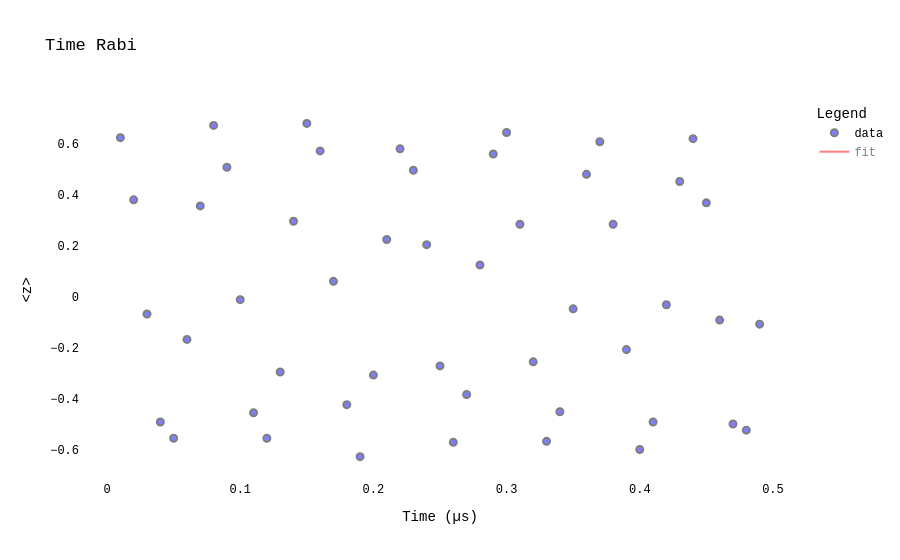

Notebook code cell kept with this figure:
### Markdown cell above
## Rabi — initial amplitude calibration

LeeQ's built-in Rabi experiment sweeps a square probe and uses the configured Blackman envelope area to update the drive amplitude. Inspect the fit before proceeding to Ramsey and ping-pong. After improving the X pulse, rerun readout calibration if the initial state clusters were poorly separated.

### Code cell
rabi = NormalisedRabi(dut_qubit=dut, step=0.01, stop=0.5, amp=c1['X'].amp, update=True)

### Figure 1 — Plotly figure (JSON) as saved in the notebook; plotly's stock layout.template omitted (floating-point values rounded to 4 significant figures; data arrays with more than 128 entries replaced by an {"elided": "..."} marker saying what was removed)
{"data": [{"marker": {"color": "Blue", "line": {"color": "Black", "width": 2}, "opacity": 0.5, "size": 7}, "mode": "markers", "name": "data", "type": "scatter", "x": [0.01, 0.02, 0.03, 0.04, 0.05, 0.06, 0.07, 0.08, 0.09, 0.1, 0.11, 0.12, 0.13, 0.14, 0.15, 0.16, 0.17, 0.18, 0.19, 0.2, 0.21, 0.22, 0.23, 0.24, 0.25, 0.26, 0.27, 0.28, 0.29, 0.3, 0.31, 0.32, 0.33, 0.34, 0.35, 0.36, 0.37, 0.38, 0.39, 0.4, 0.41, 0.42, 0.43, 0.44, 0.45, 0.46, 0.47, 0.48, 0.49], "y": [0.624, 0.38, -0.068, -0.492, -0.556, -0.168, 0.356, 0.672, 0.508, -0.012, -0.456, -0.556, -0.296, 0.296, 0.68, 0.572, 0.06, -0.424, -0.628, -0.308, 0.224, 0.58, 0.496, 0.204, -0.272, -0.572, -0.384, 0.124, 0.56, 0.644, 0.284, -0.256, -0.568, -0.452, -0.048, 0.48, 0.608, 0.284, -0.208, -0.6, -0.492, -0.032, 0.452, 0.62, 0.368, -0.092, -0.5, -0.524, -0.108]}, {"line": {"color": "Red"}, "mode": "lines", "name": "fit", "type": "scatter", "visible": "legendonly", "x": {"elided": "245 float values"}, "y": {"elided": "245 float values"}}], "layout": {"font": {"color": "Black", "family": "Courier New, monospace", "size": 12}, "legend": {"title": {"text": "Legend"}}, "plot_bgcolor": "white", "title": {"text": "Time Rabi"}, "xaxis": {"title": {"text": "Time (µs)"}}, "yaxis": {"title": {"text": "<z>"}}}}
